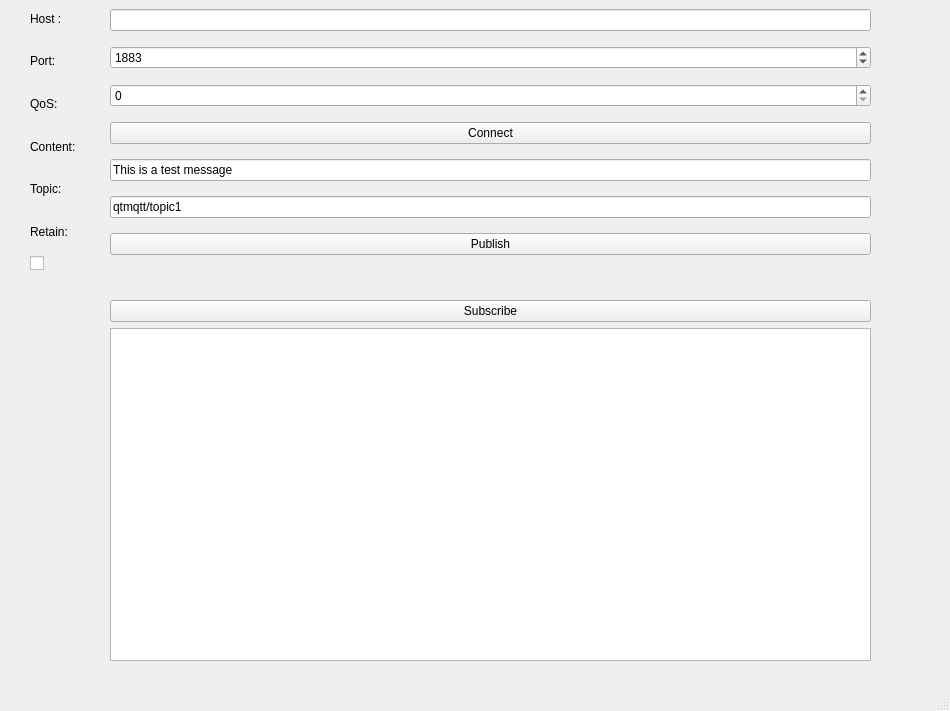
<?xml version="1.0" encoding="UTF-8"?>
<ui version="4.0">
 <class>MainWindow</class>
 <widget class="QMainWindow" name="MainWindow">
  <property name="geometry">
   <rect>
    <x>0</x>
    <y>0</y>
    <width>950</width>
    <height>711</height>
   </rect>
  </property>
  <property name="windowTitle">
   <string>MainWindow</string>
  </property>
  <widget class="QWidget" name="centralwidget">
   <widget class="QWidget" name="verticalLayoutWidget_2">
    <property name="geometry">
     <rect>
      <x>110</x>
      <y>0</y>
      <width>761</width>
      <height>271</height>
     </rect>
    </property>
    <layout class="QVBoxLayout" name="verticalLayout_2">
     <item>
      <widget class="QLineEdit" name="lineEditHost">
       <property name="text">
        <string/>
       </property>
      </widget>
     </item>
     <item>
      <widget class="QSpinBox" name="spinBoxPort">
       <property name="maximum">
        <number>99999</number>
       </property>
       <property name="value">
        <number>1883</number>
       </property>
      </widget>
     </item>
     <item>
      <widget class="QSpinBox" name="spinQoS">
       <property name="maximum">
        <number>2</number>
       </property>
      </widget>
     </item>
     <item>
      <widget class="QPushButton" name="buttonConnect">
       <property name="text">
        <string>Connect</string>
       </property>
      </widget>
     </item>
     <item>
      <widget class="QLineEdit" name="lineEditMessage">
       <property name="text">
        <string>This is a test message</string>
       </property>
      </widget>
     </item>
     <item>
      <widget class="QLineEdit" name="lineEditTopic">
       <property name="text">
        <string>qtmqtt/topic1</string>
       </property>
      </widget>
     </item>
     <item>
      <widget class="QPushButton" name="buttonPublish">
       <property name="text">
        <string>Publish</string>
       </property>
      </widget>
     </item>
    </layout>
   </widget>
   <widget class="QWidget" name="verticalLayoutWidget_3">
    <property name="geometry">
     <rect>
      <x>110</x>
      <y>300</y>
      <width>761</width>
      <height>361</height>
     </rect>
    </property>
    <layout class="QVBoxLayout" name="verticalLayout_3">
     <item>
      <widget class="QPushButton" name="subButton">
       <property name="text">
        <string>Subscribe</string>
       </property>
      </widget>
     </item>
     <item>
      <widget class="QTextEdit" name="messageRecived"/>
     </item>
    </layout>
   </widget>
   <widget class="QWidget" name="verticalLayoutWidget">
    <property name="geometry">
     <rect>
      <x>30</x>
      <y>0</y>
      <width>71</width>
      <height>271</height>
     </rect>
    </property>
    <layout class="QVBoxLayout" name="verticalLayout">
     <item>
      <widget class="QLabel" name="label">
       <property name="text">
        <string>Host :</string>
       </property>
      </widget>
     </item>
     <item>
      <widget class="QLabel" name="label_2">
       <property name="text">
        <string>Port:</string>
       </property>
      </widget>
     </item>
     <item>
      <widget class="QLabel" name="label_5">
       <property name="text">
        <string>QoS:</string>
       </property>
      </widget>
     </item>
     <item>
      <widget class="QLabel" name="label_4">
       <property name="text">
        <string>Content:</string>
       </property>
      </widget>
     </item>
     <item>
      <widget class="QLabel" name="label_3">
       <property name="text">
        <string>Topic:</string>
       </property>
      </widget>
     </item>
     <item>
      <widget class="QLabel" name="label_7">
       <property name="text">
        <string>Retain:</string>
       </property>
      </widget>
     </item>
     <item>
      <widget class="QCheckBox" name="checkBoxRetain">
       <property name="text">
        <string/>
       </property>
      </widget>
     </item>
    </layout>
   </widget>
  </widget>
  <widget class="QMenuBar" name="menubar">
   <property name="geometry">
    <rect>
     <x>0</x>
     <y>0</y>
     <width>950</width>
     <height>22</height>
    </rect>
   </property>
  </widget>
  <widget class="QStatusBar" name="statusbar"/>
 </widget>
 <resources/>
 <connections/>
</ui>
